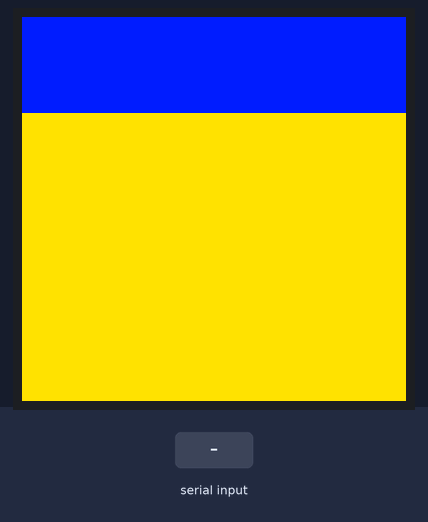
Bench run of a sketch on a simulated Arduino Uno, built with avr-gcc and run on an emulated ATmega328P. On the bench: 128×128 colour display. The test bench sets the inputs (shaded band). What the sketch prints to the serial monitor is not drawn.

Above: at 0.2 s.
1.6 s: "1" received over Serial
At 3.5 s:
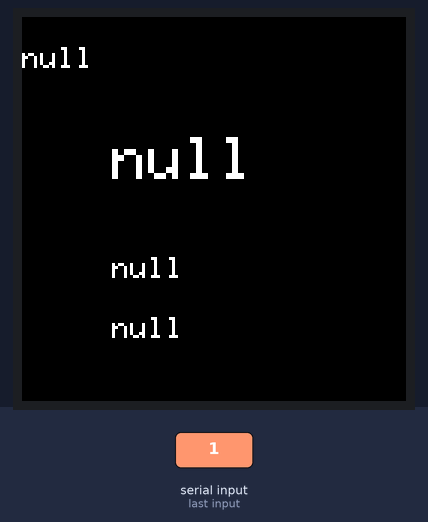
At 7.9 s:
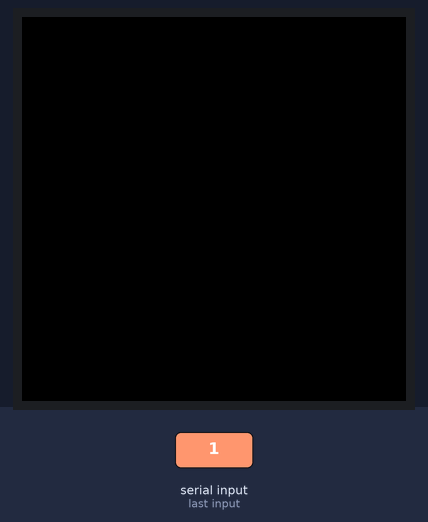
Timing chart, 0 to 9.4 s (numbered marks = the images above; inputs shaded):
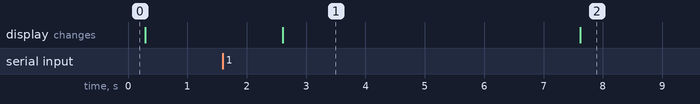

The sketch:

DataDisplay.ino
```cpp
#include <SPI.h>
#include <Adafruit_GFX.h>    // Core graphics library
#include <Adafruit_ST7735.h> // Hardware-specific library
#include <math.h>

#include <ArduinoJson.h>

#define TFT_CS        10
#define TFT_RST        7 // Or set to -1 and connect to Arduino RESET pin
#define TFT_DC         9


//Set up some default colours
#define GROUNDCOLOR 0x00ff00
#define SKYCOLOR 0x0000ff


Adafruit_ST7735 tft = Adafruit_ST7735(TFT_CS, TFT_DC, TFT_RST);


void setup(void) {
Serial.begin(9600);
	tft.initR(INITR_144GREENTAB); // Init ST7735R chip, green tab
	tft.setRotation(0); // set display orientation
    tft.fillScreen(GROUNDCOLOR);
	tft.fillRect(0,0,128,32,SKYCOLOR);
	delay(100);

	uint8_t time = millis();

	tft.fillScreen(GROUNDCOLOR);
	tft.fillRect(0,0,128,32,SKYCOLOR);

	//This is the start screen
	/* print_text(10,40,"A WALK IN",2,0xff0000); */
	/* print_text(5,60," THE PARK ",2,0xff0000); */
	/* print_text(20,90,"Whip to start",1,0xff0000); */

	// Open serial communications and wait for port to open:
	Serial.begin(9600);
	while (!Serial) {
		; // wait for serial port to connect. Needed for native USB port only
	}

	tft.fillScreen(ST7735_BLACK);

}

void loop() { // run over and over
	if (Serial.available()) {

		StaticJsonDocument<500> doc;

		String str = Serial.readString();
		/* Serial.println("Hello"); */
		DeserializationError error = deserializeJson(doc, str);

		// Test if parsing succeeds.
		if (error) {
			Serial.print(F("deserializeJson() failed: "));
			Serial.println(error.f_str());
			return;
		}else{
		/* deserializeJson(doc,str); */
		/* serializeJson(doc["rate"],Serial); */
		/* char* charStr = str.c_str(); */
		/* Serial.print(str); */
		/* char* time = strdup(String(doc["time"]).c_str()); */
		/* char* asset_id_base = strdup(String(doc["asset_id_base"]).c_str()); */
		/* char* asset_id_quote = strdup(String(doc["asset_id_quote"]).c_str()); */
		/* char* rate = strdup(String(doc["rate"]).c_str()); */
		String time;
		String asset_id_base;
		String asset_id_quote;
		String rate;
		serializeJson(doc["time"],time);
		serializeJson(doc["asset_id_base"],asset_id_base);
		serializeJson(doc["asset_id_quote"],asset_id_quote);
		serializeJson(doc["rate"],rate);


		serializeJson(doc["time"],Serial);
		serializeJson(doc["asset_id_base"],Serial);
		serializeJson(doc["asset_id_quote"],Serial);
		serializeJson(doc["rate"],Serial);

		char* timeCh, *asset_id_baseCh,*asset_id_quoteCh,*rateCh;
		timeCh = strdup(time.c_str());
		timeCh = strtok(timeCh,".");
		asset_id_baseCh =  strdup(asset_id_base.c_str());
		asset_id_quoteCh = strdup(asset_id_quote.c_str());
		rateCh = strdup(rate.c_str());

		displayData(timeCh,asset_id_baseCh,asset_id_quoteCh,rateCh);
		delay(5000);
		tft.fillScreen(ST7735_BLACK);

		}

	}
}


void print_text(byte x_pos, byte y_pos, char *text, byte text_size, uint16_t color) {		//print char* array to the screen
  tft.setCursor(x_pos, y_pos);
  tft.setTextSize(text_size);
  tft.setTextColor(color);
  tft.setTextWrap(true);
  tft.print(text);
}


void displayData(char* chS, char* aib, char* aiq, char* rate){
	print_text(0,10,chS,1,ST7735_WHITE);
	print_text(30,40,aib,2,ST7735_WHITE);
	print_text(30,80,aiq,1,ST7735_WHITE);
	print_text(30,100,rate,1,ST7735_WHITE);
}
```

Measured:
- after the input at 1.6 s, the display: changes after 1.0 s (image 1)
- what the display in image 1 shows lasts 5.0 s, from 2.6 s to 7.6 s
